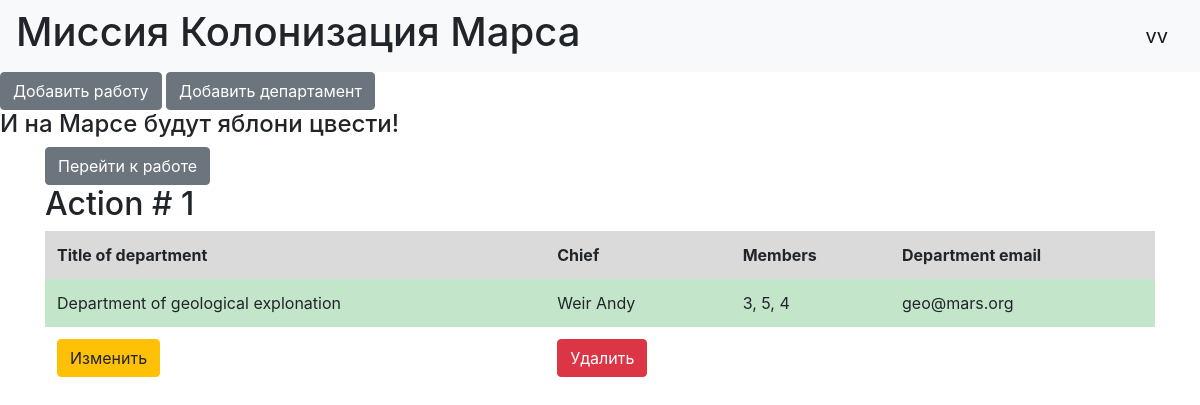
The page /departments (signed in) on the database its author committed.
### data/users.py (models this page shows, shortened)
class User(SqlAlchemyBase, UserMixin):
    __tablename__ = 'users'
    id = sqlalchemy.Column(sqlalchemy.Integer,
                           primary_key=True, autoincrement=True)
    surname = sqlalchemy.Column(sqlalchemy.String, nullable=True)
    name = sqlalchemy.Column(sqlalchemy.String, nullable=True)
    age = sqlalchemy.Column(sqlalchemy.Integer)
    position = sqlalchemy.Column(sqlalchemy.String, nullable=True)
    speciality = sqlalchemy.Column(sqlalchemy.String, nullable=True)
    address = sqlalchemy.Column(sqlalchemy.String, nullable=True)
    email = sqlalchemy.Column(sqlalchemy.String,
                              index=True, unique=True, nullable=True)
    hashed_password = sqlalchemy.Column(sqlalchemy.String, nullable=True)
    modified_date = sqlalchemy.Column(sqlalchemy.DateTime)
    jobs = orm.relation("Jobs", back_populates='user')
    department = orm.relation("Departments", back_populates='user')

### data/departments.py (models this page shows)
class Departments(SqlAlchemyBase):
    __tablename__ = 'departments'
    id = sqlalchemy.Column(sqlalchemy.Integer,
                           primary_key=True, autoincrement=True)
    title = sqlalchemy.Column(sqlalchemy.String, nullable=True)
    chief = sqlalchemy.Column(sqlalchemy.String, sqlalchemy.ForeignKey("users.name"), nullable=True)
    members = sqlalchemy.Column(sqlalchemy.String, nullable=True)
    email = sqlalchemy.Column(sqlalchemy.String,
                              index=True, unique=True, nullable=True)
    user = orm.relation('User')

### main.py (the view)
@app.route('/departments')
def department():
    session = db_session.create_session()
    department = session.query(Departments).all()
    return render_template('department.html', department=department)

### data/db_session.py (called while the page is built)
def create_session() -> Session:
    global __factory
    return __factory()

### main.py (called while the page is built)
@login_manager.user_loader
def load_user(user_id):
    session = db_session.create_session()
    return session.query(User).get(user_id)

### templates/department.html
{% extends "base.html" %}
{% block content %}
{% if current_user.is_authenticated %}
    <a class="btn btn-secondary" href="/">Перейти к работе</a>
{% endif %}
{% for item in department%}
<h2>Action # {{item.id}}</h2>
   <table class="table table-borderless">
  <thead>
    <tr class="table-active">
      <th scope="col">Title of department</th>
      <th scope="col">Chief</th>
      <th scope="col">Members</th>
      <th scope="col">Department email</th>
    </tr>
  </thead>
  <tbody>
    <tr>
      <td class="table-success">{{item.title}}</td>
      <td class="table-success">{{item.chief}}</td>
      <td class="table-success">{{item.members}}</td>
      <td class="table-success">{{item.email}}</td>
    </tr>
  {% if current_user.is_authenticated and (current_user == item.user or current_user.id == 1) %}
        <tr>
            <td>
            <a href="/department/{{ item.id }}" class="btn btn-warning">Изменить</a>
            </td>
            <td>
            <a href="/department_delete/{{ item.id }}" class="btn btn-danger">Удалить</a>
            </td>
        </tr>
    {% endif %}
  </tbody>
</table>
{% endfor %}
{% endblock %}

### templates/base.html (shortened to what this page needs)
<!DOCTYPE html>
<html lang="en">
<head>
    <link rel="stylesheet"
                    href="https://stackpath.bootstrapcdn.com/bootstrap/4.4.1/css/bootstrap.min.css"
>
</head>
<body>
<nav class="navbar navbar-light bg-light">
    <h1>Миссия Колонизация Марса</h1>
    {% if current_user.is_authenticated %}
    <a class="navbar-brand" href="/logout">{{ current_user.name }}</a>
{% else %}
    <p>
        <a class="btn btn-primary " href="/register">Зарегистрироваться</a>
        <a class="btn btn-success" href="/login">Войти</a>
    </p>
{% endif %}
</nav>
{% if current_user.is_authenticated %}
        <a class="btn btn-secondary" href="/addjob">Добавить работу</a>
        <a class="btn btn-secondary" href="/adddepartment">Добавить департамент</a>
{% endif %}
<h4>И на Марсе будут яблони цвести!</h4>
<main role="main" class="container">
    {% block content %}{% endblock %}
</main>
</body>
</html>

### rows shown on the page
User: name "vv"
Departments: id "1", title "Department of geological explonation", chief "Weir Andy", members "3, 5, 4", email "geo@mars.org"
